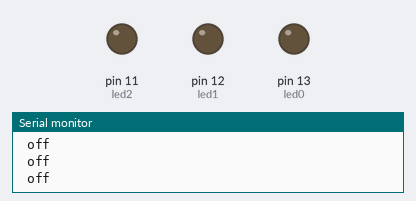
The sketch below on a simulated Arduino Uno, built with avr-gcc and run on an emulated ATmega328P. Shown: output pins drawn as LEDs (lit = HIGH), the last lines printed to the serial monitor.

Above: at 1.0 s.
At 5.0 s:
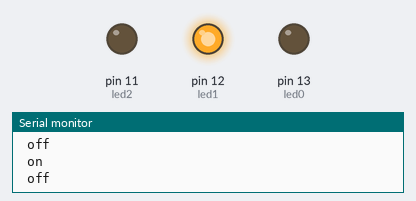
At 7.0 s:
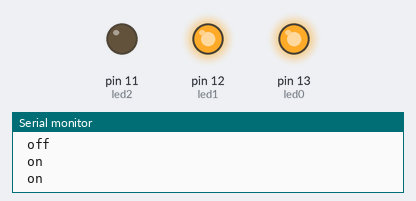
At 9.0 s:
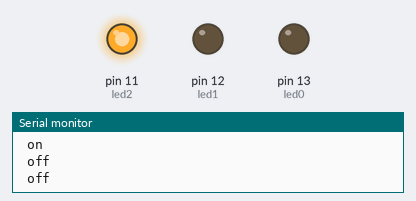
At 13.0 s:
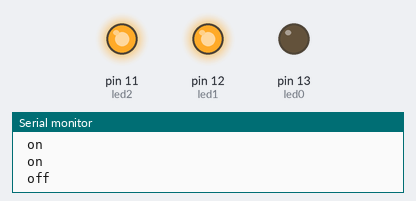
At 19.0 s:
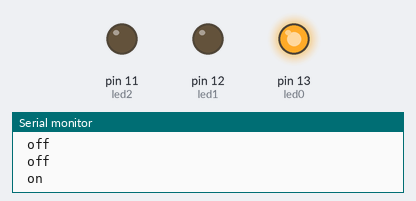
Timing chart, 0 to 20.8 s (numbered marks = the images above):
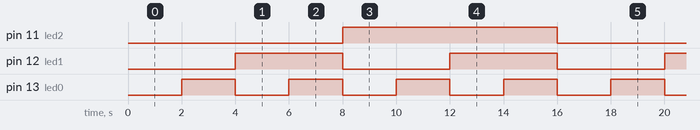

The sketch:

q16.ino
```cpp
int led2 = 11;
int led1 = 12;
int led0 = 13;

void setup() {
  pinMode(led0, OUTPUT);
  pinMode(led1, OUTPUT);
  pinMode(led2, OUTPUT);
  Serial.begin(9600);
}

void loop() {
  reset();
  for (int i = 0; i < 8; ++i)
  {
    Serial.print("index ");
    Serial.println(i);

    signal( led2, ((i >> 2) % 2) == 1);
    signal( led1, ((i >> 1) % 2) == 1);
    signal( led0, ((i >> 0) % 2) == 1);
    delay(2000);
  }
}


void reset()
{
  Serial.println("reset");
  signal( led2, 0);
  signal( led1, 0);
  signal( led0, 0);
}

void signal(int led, bool on)
{
  if (on)
  {
    digitalWrite(led, HIGH);
    Serial.println(" on");
  }
  else
  {
    digitalWrite(led, LOW);
    Serial.println(" off");
  }
}
```

Measured:
- by itself, pin 11 (led2): alternates HIGH for 8.0 s and LOW for 8.0 s
- by itself, pin 12 (led1): alternates HIGH for 4.0 s and LOW for 4.0 s
- by itself, pin 13 (led0): alternates HIGH for 2.0 s and LOW for 2.0 s
